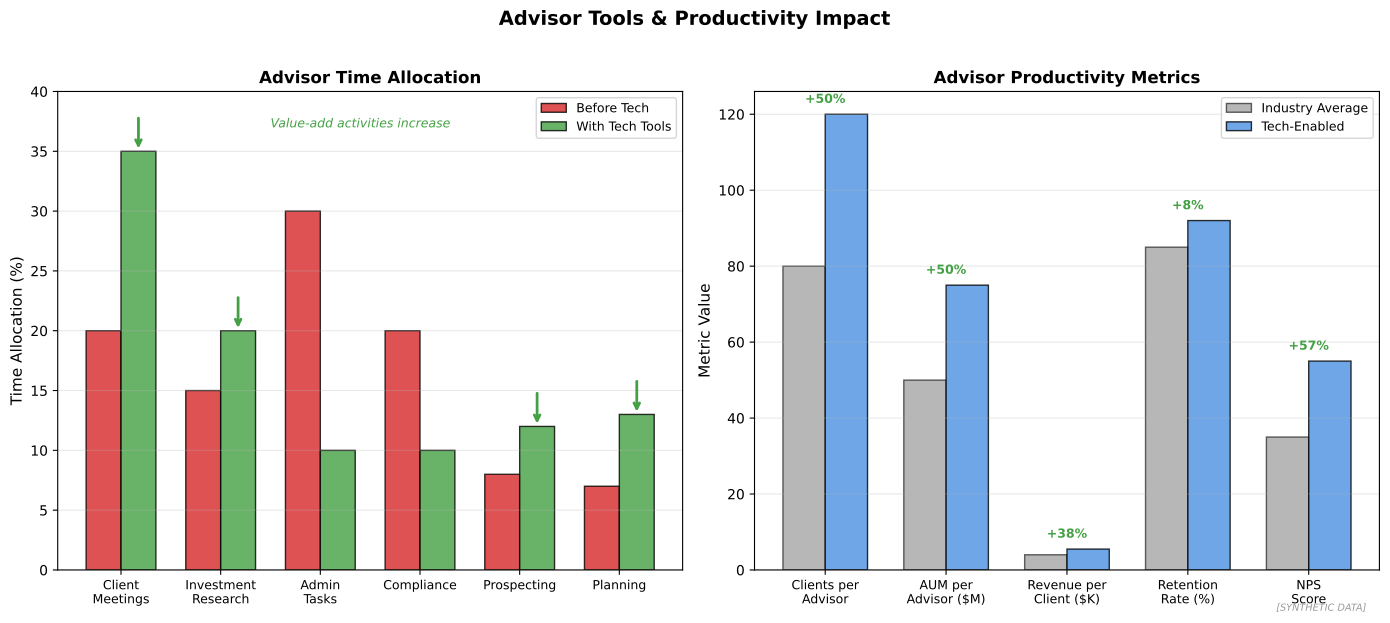

The Python source for this figure:
"""
Advisor Tools and Productivity
Technology for wealth advisors

Output: advisor_tools.pdf
Module: module_04_trad_finance
Lesson: 46 - Wealth Management
"""

from pathlib import Path
import matplotlib.pyplot as plt
import numpy as np

CHART_METADATA = {
    'title': 'Advisor Tools',
    'module': 'module_04_trad_finance',
    'lesson': 46,
    'url': 'https://github.com/Digital-AI-Finance/digital-finance/tree/main/module_04_trad_finance/figures/advisor_tools'
}

plt.rcParams.update({'font.size': 10, 'axes.labelsize': 10})

def create_chart():
    fig, axes = plt.subplots(1, 2, figsize=(14, 6))

    # Time allocation: Before vs After Tech
    ax1 = axes[0]

    activities = ['Client\nMeetings', 'Investment\nResearch', 'Admin\nTasks', 'Compliance', 'Prospecting', 'Planning']
    before = [20, 15, 30, 20, 8, 7]
    after = [35, 20, 10, 10, 12, 13]

    x = np.arange(len(activities))
    width = 0.35

    bars1 = ax1.bar(x - width/2, before, width, label='Before Tech',
                    color='#D62728', alpha=0.8, edgecolor='black')
    bars2 = ax1.bar(x + width/2, after, width, label='With Tech Tools',
                    color='#44A044', alpha=0.8, edgecolor='black')

    ax1.set_ylabel('Time Allocation (%)', fontsize=11)
    ax1.set_title('Advisor Time Allocation', fontsize=12, fontweight='bold')
    ax1.set_xticks(x)
    ax1.set_xticklabels(activities, fontsize=9)
    ax1.legend(loc='upper right', fontsize=9)
    ax1.set_ylim(0, 40)
    ax1.yaxis.grid(True, alpha=0.3)

    # Highlight improvements
    value_add = ['Client\nMeetings', 'Investment\nResearch', 'Prospecting', 'Planning']
    for i, act in enumerate(activities):
        if act in value_add:
            ax1.annotate('', xy=(i + width/2, after[i]), xytext=(i + width/2, after[i] + 3),
                        arrowprops=dict(arrowstyle='->', color='#44A044', lw=2))

    ax1.text(1.5, 37, 'Value-add activities increase', fontsize=9, style='italic', color='#44A044')

    # Productivity metrics
    ax2 = axes[1]

    metrics = ['Clients per\nAdvisor', 'AUM per\nAdvisor ($M)', 'Revenue per\nClient ($K)', 'Retention\nRate (%)', 'NPS\nScore']
    baseline = [80, 50, 4, 85, 35]
    with_tech = [120, 75, 5.5, 92, 55]

    x = np.arange(len(metrics))
    width = 0.35

    bars3 = ax2.bar(x - width/2, baseline, width, label='Industry Average',
                    color='#888888', alpha=0.6, edgecolor='black')
    bars4 = ax2.bar(x + width/2, with_tech, width, label='Tech-Enabled',
                    color='#4A90E2', alpha=0.8, edgecolor='black')

    ax2.set_ylabel('Metric Value', fontsize=11)
    ax2.set_title('Advisor Productivity Metrics', fontsize=12, fontweight='bold')
    ax2.set_xticks(x)
    ax2.set_xticklabels(metrics, fontsize=9)
    ax2.legend(loc='upper right', fontsize=9)
    ax2.yaxis.grid(True, alpha=0.3)

    # Add improvement percentages
    for i, (b, t) in enumerate(zip(baseline, with_tech)):
        improvement = ((t - b) / b) * 100
        ax2.text(i, max(b, t) + 3, f'+{improvement:.0f}%',
                ha='center', fontsize=9, fontweight='bold', color='#44A044')

    fig.suptitle('Advisor Tools & Productivity Impact', fontsize=14, fontweight='bold', y=1.02)
    fig.text(0.98, 0.02, '[SYNTHETIC DATA]', fontsize=7, color='#999999', ha='right', style='italic')
    plt.tight_layout()

    output_path = Path(__file__).parent / 'advisor_tools.pdf'
    plt.savefig(output_path, format='pdf', dpi=300, bbox_inches='tight')
    plt.close()
    print(f"Chart saved to: {output_path}")
    return output_path

if __name__ == '__main__':
    create_chart()
